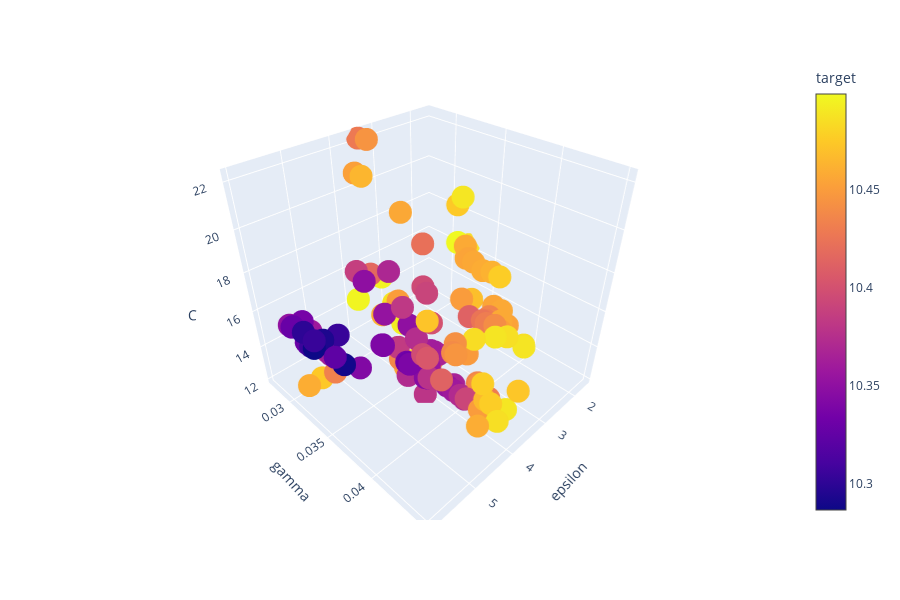

The code cell stored with this chart in its notebook:
### Code cell
px.scatter_3d(df1, x = "epsilon", y = "gamma", z = "C", color = "target")

### Figure 1 — Plotly figure (JSON) as saved in the notebook; plotly's stock layout.template omitted (floating-point values rounded to 4 significant figures; data arrays with more than 128 entries replaced by an {"elided": "..."} marker saying what was removed)
{"data": [{"hoverlabel": {"namelength": 0}, "hovertemplate": "epsilon=%{x}<br>gamma=%{y}<br>C=%{z}<br>target=%{marker.color}", "legendgroup": "", "marker": {"color": {"elided": "134 float values"}, "coloraxis": "coloraxis", "symbol": "circle"}, "mode": "markers", "name": "", "scene": "scene", "showlegend": false, "type": "scatter3d", "x": {"elided": "134 float values"}, "y": {"elided": "134 float values"}, "z": {"elided": "134 float values"}}], "layout": {"coloraxis": {"colorbar": {"title": {"text": "target"}}, "colorscale": [[0, "#0d0887"], [0.1111, "#46039f"], [0.2222, "#7201a8"], [0.3333, "#9c179e"], [0.4444, "#bd3786"], [0.5556, "#d8576b"], [0.6667, "#ed7953"], [0.7778, "#fb9f3a"], [0.8889, "#fdca26"], [1, "#f0f921"]]}, "height": 600, "legend": {"tracegroupgap": 0}, "margin": {"t": 60}, "scene": {"domain": {"x": [0, 0.98], "y": [0, 1]}, "xaxis": {"title": {"text": "epsilon"}}, "yaxis": {"title": {"text": "gamma"}}, "zaxis": {"title": {"text": "C"}}}}}
